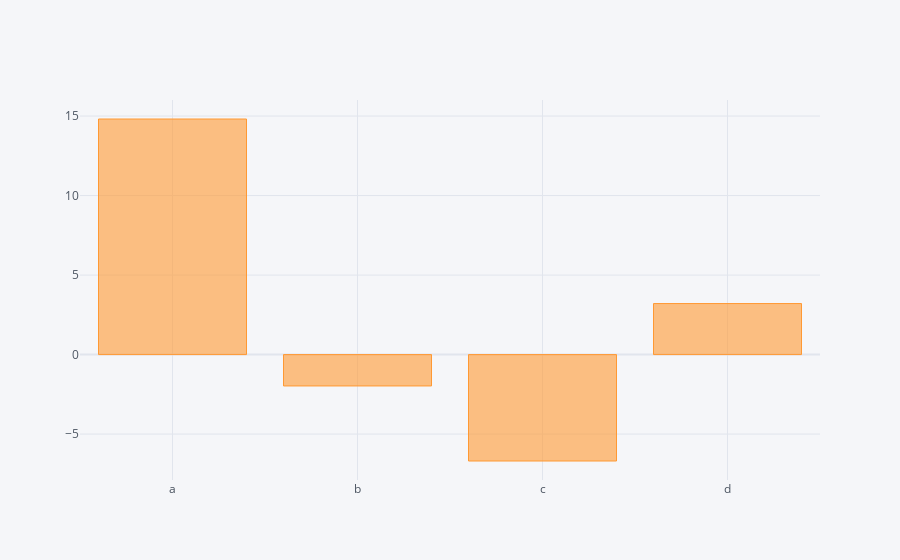

The notebook cell this image was saved under:
### Code cell
dataframe.sum().iplot(kind='bar')

### Figure 1 — Plotly figure (JSON) as saved in the notebook; plotly's stock layout.template omitted (floating-point values rounded to 4 significant figures)
{"data": [{"marker": {"color": "rgba(255, 153, 51, 0.6)", "line": {"color": "rgba(255, 153, 51, 1.0)", "width": 1}}, "name": "None", "orientation": "v", "text": "", "type": "bar", "x": ["a", "b", "c", "d"], "y": [14.81, -1.974, -6.692, 3.209]}], "layout": {"legend": {"bgcolor": "#F5F6F9", "font": {"color": "#4D5663"}}, "paper_bgcolor": "#F5F6F9", "plot_bgcolor": "#F5F6F9", "title": {"font": {"color": "#4D5663"}}, "xaxis": {"gridcolor": "#E1E5ED", "showgrid": true, "tickfont": {"color": "#4D5663"}, "title": {"font": {"color": "#4D5663"}, "text": ""}, "zerolinecolor": "#E1E5ED"}, "yaxis": {"gridcolor": "#E1E5ED", "showgrid": true, "tickfont": {"color": "#4D5663"}, "title": {"font": {"color": "#4D5663"}, "text": ""}, "zerolinecolor": "#E1E5ED"}}}
